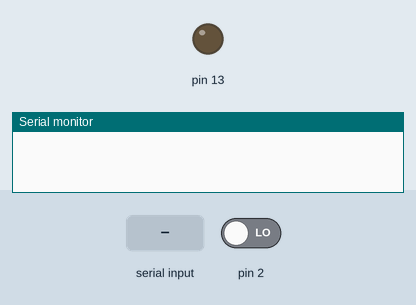
Recording of a sketch running on a simulated Arduino Uno, built with avr-gcc and run on an emulated ATmega328P. Shown: output pins drawn as LEDs (lit = HIGH), the last lines printed to the serial monitor. The test bench sets the inputs (shaded band); at power-on: pin 2 LOW.

Above: at 1.2 s.
1.3 s: pin 2 driven HIGH
At 2.5 s:
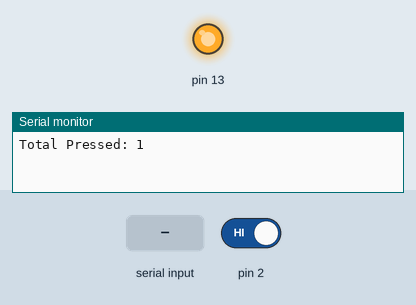
2.8 s: "0" received over Serial
Timing chart, 0 to 5.8 s (numbered marks = the images above; inputs shaded):
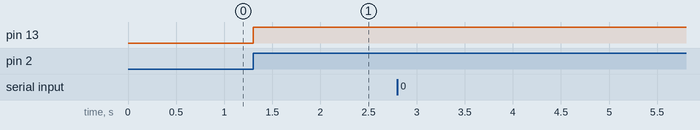

The sketch:

perfectcounter.ino
```cpp
void setup() {
  pinMode(2, INPUT);
  pinMode(13, OUTPUT);
  Serial.begin(9600);
}
bool currentButtonState = false;
bool previousButtonState = false;
bool ledState = false;
int cnt = 0;
void loop() {
  currentButtonState = digitalRead(2);
  if (currentButtonState && !previousButtonState) {
    ledState = !ledState;
    cnt++;
    digitalWrite(13, ledState);
    Serial.print("Total Pressed: ");
    Serial.println(cnt);
  }
  previousButtonState = currentButtonState;
  if (Serial.available() > 0) {
    char incomingdata = Serial.read();
    if (incomingdata == '0') {
      cnt = 0;
      Serial.println("Counter Reset.");
    }
  }
}
```

Measured:
- after the input at 1.3 s, pin 13: LOW → HIGH at once
